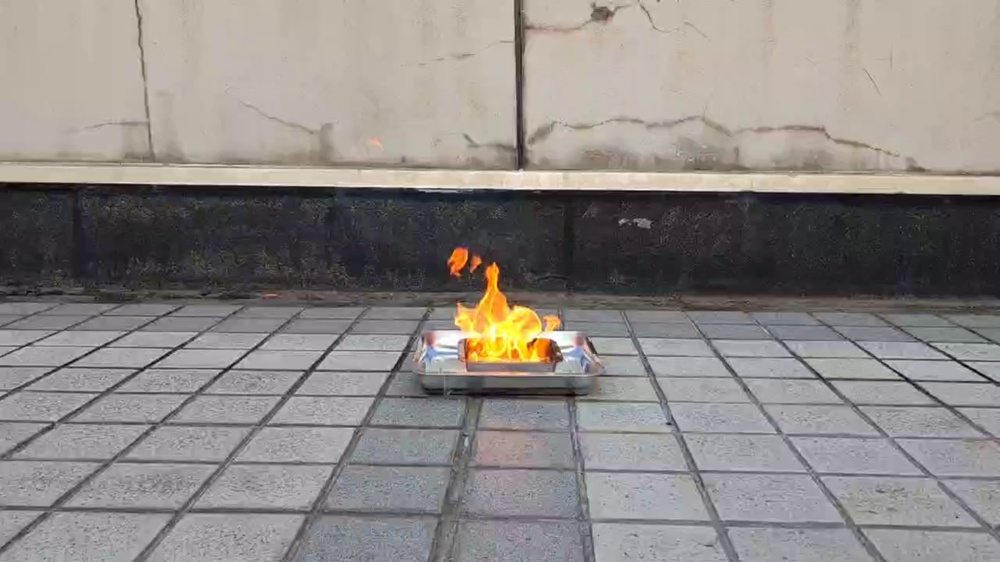
//> input picture OpenCV/StudyOpenCV/1.jpg, 1000 x 562 px, shrunk from 2688 x 1512 before the run
$ ./2_7_ExtractHorizontalAndVerticalLines 1.jpg   (built with g++ and OpenCV 4)
//> lines starting //> are read from the running program, lines starting //| are printed output that depends on the picture; after the words box and inside, x2 and y2 are one past the last pixel; in counts of white or black regions, pixels touching at a corner belong together
#include <opencv2/core.hpp>
#include <opencv2/imgproc.hpp>
#include <opencv2/highgui.hpp>
#include <iostream>
void show_wait_destroy(const char* winname, cv::Mat img);
using namespace std;
using namespace cv;
int main(int argc, char** argv)
{
    CommandLineParser parser(argc, argv, "{@input | notes.png | input image}");
    Mat src = imread(samples::findFile(parser.get<String>("@input")), IMREAD_COLOR);
//> src is the input picture: 562 rows x 1000 cols, CV_8UC3; mean B, G, R 132.8, 135.5, 140.5
    if (src.empty())
    {
        cout << "Could not open or find the image!\n" << endl;
        cout << "Usage: " << argv[0] << " <Input image>" << endl;
        return -1;
    }
    // Show source image
    imshow("src", src);
    // Transform source image to gray if it is not already
    Mat gray;
    if (src.channels() == 3)
    {
        cvtColor(src, gray, COLOR_BGR2GRAY);
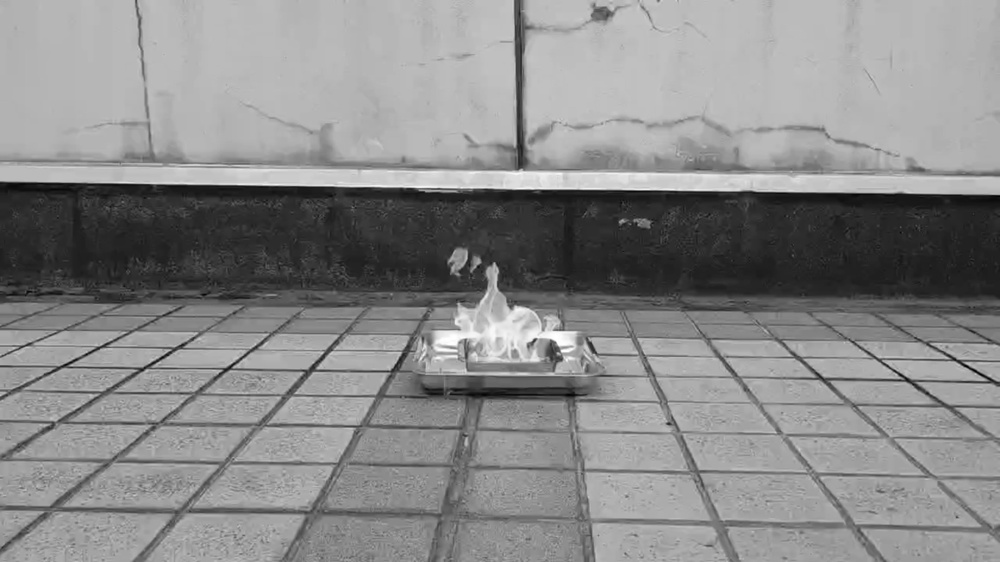
//> gray: 562 rows x 1000 cols, CV_8UC1; min 1, max 255, mean 136.7
    }
    else
    {
        gray = src;
    }
    // Show gray image
    show_wait_destroy("gray", gray);
    // Apply adaptiveThreshold at the bitwise_not of gray, notice the ~ symbol
    Mat bw;
    adaptiveThreshold(~gray, bw, 255, ADAPTIVE_THRESH_MEAN_C, THRESH_BINARY, 15, -2);
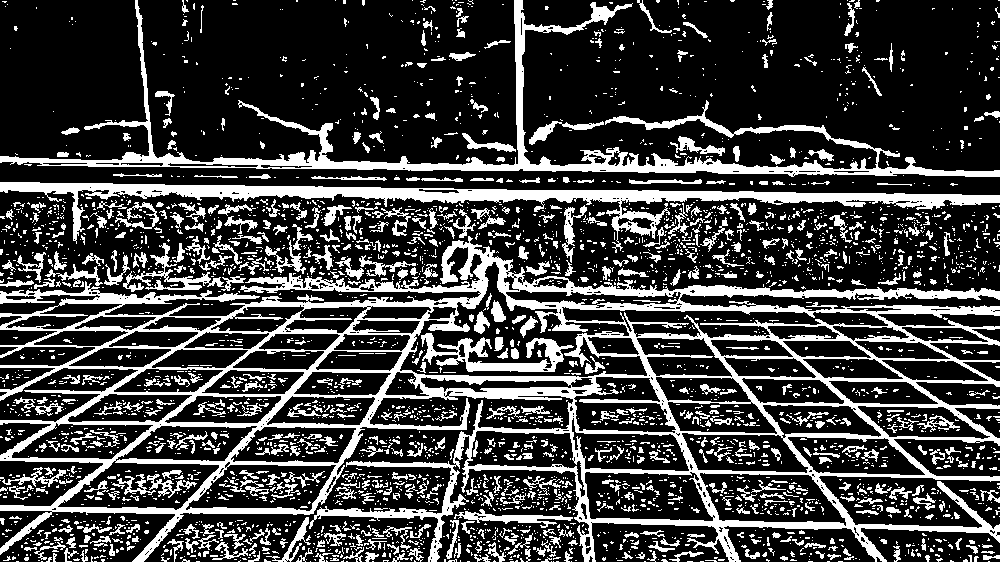
//> bw: 562 rows x 1000 cols, CV_8UC1; 25.3% white; 3603 white regions (2944 under 20 px), largest, box (x1, y1, x2, y2) and area: (0, 236, 1000, 562) 59682, (0, 0, 1000, 177) 13695, (0, 182, 1000, 253) 11810
    // Show binary image
    show_wait_destroy("binary", bw);
    // Create the images that will use to extract the horizontal and vertical lines
    Mat horizontal = bw.clone();
    Mat vertical = bw.clone();
    // Specify size on horizontal axis
    int horizontal_size = horizontal.cols / 30;
//> horizontal_size = 33
    // Create structure element for extracting horizontal lines through morphology operations
    Mat horizontalStructure = getStructuringElement(MORPH_RECT, Size(horizontal_size, 1));
//> horizontalStructure = 33 values from 1 to 1
    // Apply morphology operations
    erode(horizontal, horizontal, horizontalStructure, Point(-1, -1));
    dilate(horizontal, horizontal, horizontalStructure, Point(-1, -1));
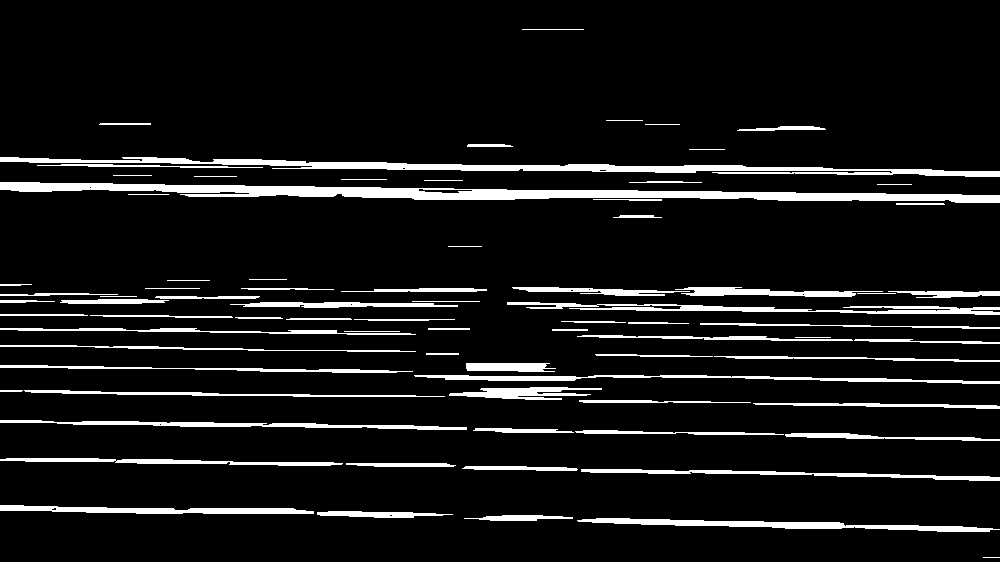
//> horizontal: 562 rows x 1000 cols, CV_8UC1; 8.5% white; 79 white regions (1 under 20 px), largest, box (x1, y1, x2, y2) and area: (0, 182, 1000, 203) 8589, (0, 157, 1000, 177) 5759, (507, 302, 1000, 315) 2339
    // Show extracted horizontal lines
    show_wait_destroy("horizontal", horizontal);
    // Specify size on vertical axis
    int vertical_size = vertical.rows / 30;
//> vertical_size = 18
    // Create structure element for extracting vertical lines through morphology operations
    Mat verticalStructure = getStructuringElement(MORPH_RECT, Size(1, vertical_size));
//> verticalStructure = 18 values from 1 to 1
    // Apply morphology operations
    erode(vertical, vertical, verticalStructure, Point(-1, -1));
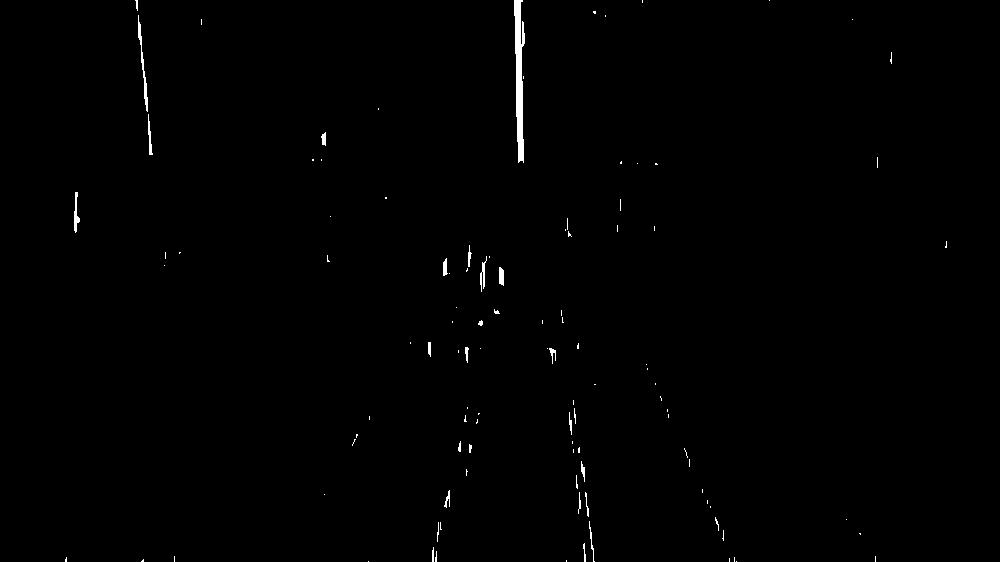
//> vertical: 562 rows x 1000 cols, CV_8UC1; 0.52% white; 109 white regions (82 under 20 px), largest, box (x1, y1, x2, y2) and area: (514, 0, 525, 163) 1101, (138, 15, 148, 112) 225, (74, 192, 80, 233) 123
    dilate(vertical, vertical, verticalStructure, Point(-1, -1));
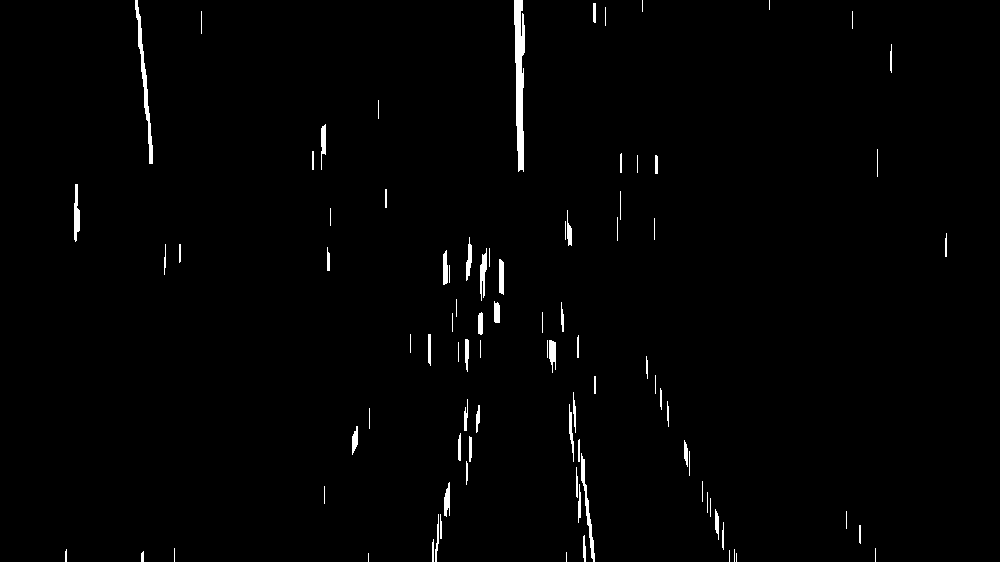
//> vertical: 562 rows x 1000 cols, CV_8UC1; 1.2% white; 90 white regions (26 under 20 px), largest, box (x1, y1, x2, y2) and area: (514, 0, 525, 172) 1304, (135, 0, 153, 164) 620, (581, 453, 595, 562) 361
    // Show extracted vertical lines
    show_wait_destroy("vertical", vertical);
    // Inverse vertical image
    bitwise_not(vertical, vertical);
    show_wait_destroy("vertical_bit", vertical);
    // Extract edges and smooth image according to the logic
    // 1. extract edges
    // 2. dilate(edges)
    // 3. src.copyTo(smooth)
    // 4. blur smooth img
    // 5. smooth.copyTo(src, edges)
    // Step 1
    Mat edges;
    adaptiveThreshold(vertical, edges, 255, ADAPTIVE_THRESH_MEAN_C, THRESH_BINARY, 3, -2);
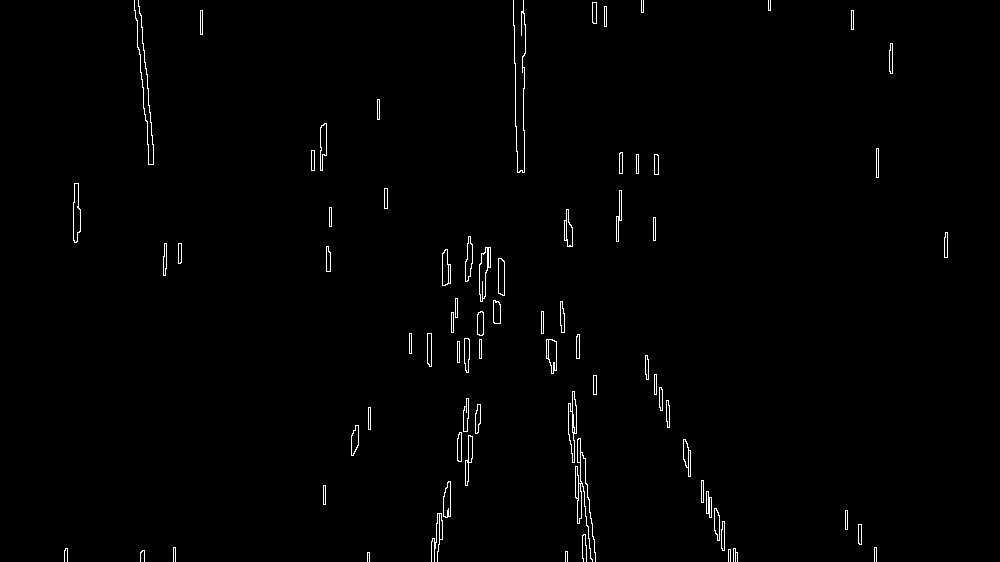
//> edges: 562 rows x 1000 cols, CV_8UC1; 1% white in thin lines or dots, all inside (x1, y1, x2, y2) = (64, 0, 948, 562)
    show_wait_destroy("edges", edges);
    // Step 2
    Mat kernel = Mat::ones(2, 2, CV_8UC1);
    dilate(edges, edges, kernel);
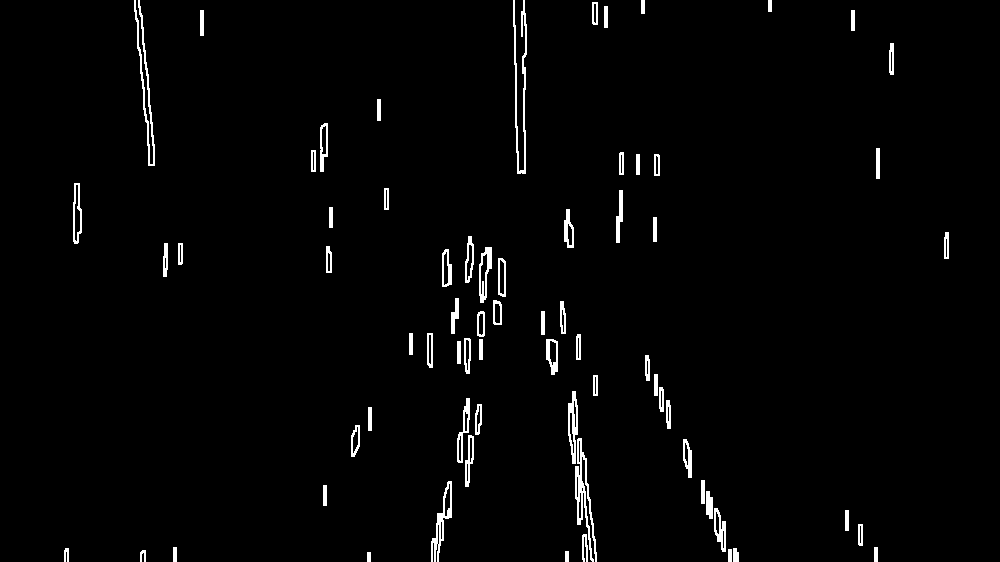
//> edges: 562 rows x 1000 cols, CV_8UC1; 2.1% white; 71 white regions, largest, box (x1, y1, x2, y2) and area: (575, 438, 597, 562) 854, (513, 0, 527, 174) 802, (134, 0, 155, 166) 728
    show_wait_destroy("dilate", edges);
    // Step 3
    Mat smooth;
    vertical.copyTo(smooth);
    // Step 4
    blur(smooth, smooth, Size(2, 2));
    // Step 5
    smooth.copyTo(vertical, edges);
    // Show final result
    show_wait_destroy("smooth - final", vertical);
    return 0;
}
void show_wait_destroy(const char* winname, cv::Mat img) {
    imshow(winname, img);
    moveWindow(winname, 500, 0);
    waitKey(0);
    destroyWindow(winname);
}
